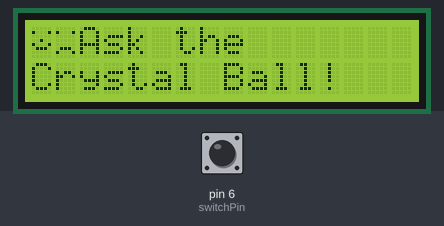
Bench run of a sketch on a simulated Arduino Uno, built with avr-gcc and run on an emulated ATmega328P. Parts: 16×2 character LCD. The inputs (shaded band) are chosen by the test bench; at power-on: pin 6 (switchPin) LOW. Random numbers use the default seed unless the sketch sets one.

Above: at 5.2 s.
5.3 s: pin 6 (switchPin) pulled HIGH for 0.15 s
At 5.9 s:
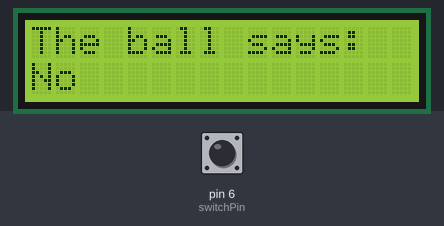
6.9 s: pin 6 (switchPin) pulled HIGH for 1 s
At 8.4 s:
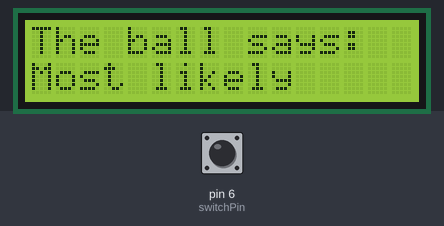
9.4 s: pin 6 (switchPin) pulsed HIGH 5 times (0.12 s each, 0.3 s apart)
At 11.0 s:
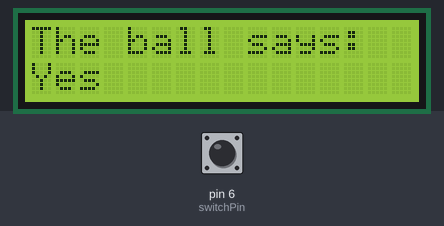
12.4 s: pin 6 (switchPin) pulled HIGH for 0.15 s
At 13.7 s:
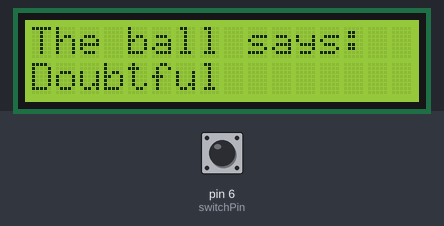
14.0 s: pin 6 (switchPin) pulled HIGH for 3.2 s
At 17.9 s:
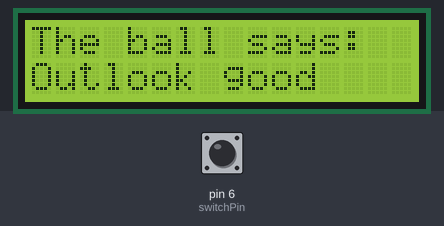
18.7 s: pin 6 (switchPin) pulled HIGH for 0.15 s
At 19.7 s:
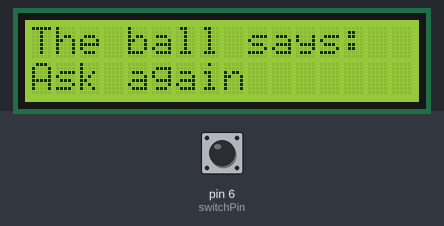
Timing chart, 0 to 21.3 s (numbered marks = the images above; inputs shaded):
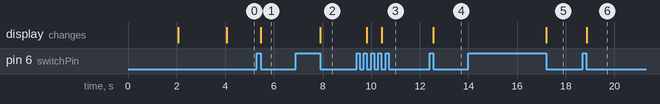

Measured:
- after the input at 5.3 s, the display: changes after 0.15 s (image 1)
- after the input at 6.9 s, the display: changes after 1.0 s (image 2)
- after the input at 9.4 s, the display: first changes after 0.43 s (image 3 shows a later state)
- after the input at 12.4 s, the display: changes after 0.16 s (image 4)
- after the input at 14.0 s, the display: changes after 3.2 s (image 5)
- after the input at 18.7 s, the display: changes after 0.16 s (image 6)

The sketch:

LCD_control.ino
```cpp
// https://docs.arduino.cc/libraries/liquidcrystal/

#include <LiquidCrystal.h>
LiquidCrystal lcd(12,11,5,4,3,2);

const int switchPin = 6;
int switchState = 0;
int prevSwitchState = 0;
int reply;

byte smiley1[8] = {
  B00000,
  B10001,
  B00000,
  B00100,
  B10001,
  B01110,
  B00000,
};
byte smiley2[8] = {
  B00000,
  B10001,
  B00000,
  B00000,
  B00000,
  B01110,
  B10001,
};

void setup() {
  lcd.createChar(0, smiley1);
  lcd.createChar(1, smiley2);
  lcd.begin(16,2);
  pinMode(switchPin, INPUT);


  lcd.write(byte(0));
  delay(2000);
  lcd.write(byte(1));
  delay(2000);
  lcd.print("Ask the");
  lcd.setCursor(0, 1);
  lcd.print("Crystal Ball!");
}

void loop() {
  switchState = digitalRead(switchPin);

  if(switchState != prevSwitchState) {
    if(switchState == LOW) {
      reply = random(8);
      lcd.clear();
      lcd.setCursor(0,0);
      lcd.print("The ball says: ");
      lcd.setCursor(0,1);

      switch(reply) {
        case 0:
        lcd.print("Yes");
        break;
        case 1:
        lcd.print("Most likely");
        break;
        case 2:
        lcd.print("Certainly");
        break;
        case 3:
        lcd.print("Outlook good");
        break;
        case 4:
        lcd.print("Unsure");
        break;
        case 5:
        lcd.print("Ask again");
        break;
        case 6:
        lcd.print("Doubtful");
        break;
        case 7:
        lcd.print("No");
        break;
      }
    }
  }
  prevSwitchState = switchState;
}
```
